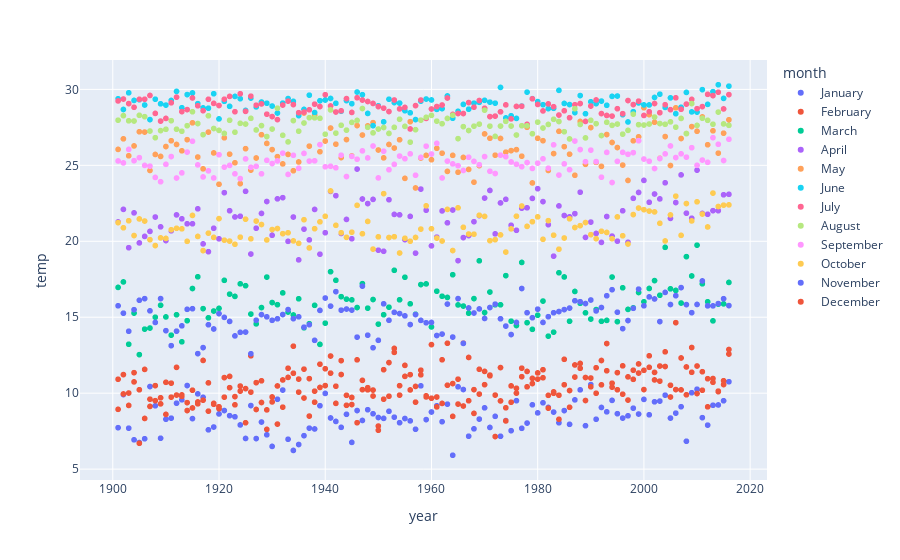

The code cell stored with this chart in its notebook:
### Code cell
fig = px.scatter(df, x="year", y="temp", color="month")
fig.show()
